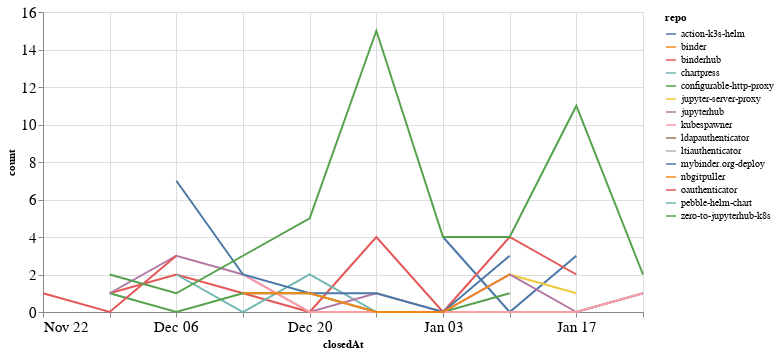

The notebook cell this image was saved under:
### Code cell
closed_by_time = closed_by.groupby('repo').resample('W', on='closedAt').count()['author'].reset_index()
closed_by_time = closed_by_time.rename(columns={'author': 'count'})

alt.Chart(closed_by_time, width=600).mark_line().encode(
    x='closedAt',
    y='count',
    color='repo',
    tooltip="repo"
)

### Figure 1 — Vega-Lite specification as saved in the notebook (floating-point values rounded to 4 significant figures)
{"config": {"axisLeft": {"labelFontSize": 15}, "axisBottom": {"labelFontSize": 15}}, "data": {"name": "data-c5bb15a0c4761b92286e00ff2bd978c8"}, "mark": "line", "encoding": {"color": {"type": "nominal", "field": "repo"}, "tooltip": {"type": "nominal", "field": "repo"}, "x": {"type": "temporal", "field": "closedAt"}, "y": {"type": "quantitative", "field": "count"}}, "width": 600, "$schema": "https://vega.github.io/schema/vega-lite/v4.8.1.json", "datasets": {"data-c5bb15a0c4761b92286e00ff2bd978c8": [{"repo": "action-k3s-helm", "closedAt": "2021-01-03T00:00:00", "count": 4}, {"repo": "action-k3s-helm", "closedAt": "2021-01-10T00:00:00", "count": 0}, {"repo": "action-k3s-helm", "closedAt": "2021-01-17T00:00:00", "count": 3}, {"repo": "binder", "closedAt": "2020-11-29T00:00:00", "count": 1}, {"repo": "binderhub", "closedAt": "2020-11-29T00:00:00", "count": 1}, {"repo": "binderhub", "closedAt": "2020-12-06T00:00:00", "count": 2}, {"repo": "binderhub", "closedAt": "2020-12-13T00:00:00", "count": 1}, {"repo": "binderhub", "closedAt": "2020-12-20T00:00:00", "count": 0}, {"repo": "binderhub", "closedAt": "2020-12-27T00:00:00", "count": 4}, {"repo": "binderhub", "closedAt": "2021-01-03T00:00:00", "count": 0}, {"repo": "binderhub", "closedAt": "2021-01-10T00:00:00", "count": 4}, {"repo": "binderhub", "closedAt": "2021-01-17T00:00:00", "count": 2}, {"repo": "chartpress", "closedAt": "2020-12-06T00:00:00", "count": 2}, {"repo": "chartpress", "closedAt": "2020-12-13T00:00:00", "count": 0}, {"repo": "chartpress", "closedAt": "2020-12-20T00:00:00", "count": 2}, {"repo": "chartpress", "closedAt": "2020-12-27T00:00:00", "count": 0}, {"repo": "chartpress", "closedAt": "2021-01-03T00:00:00", "count": 0}, {"repo": "chartpress", "closedAt": "2021-01-10T00:00:00", "count": 0}, {"repo": "chartpress", "closedAt": "2021-01-17T00:00:00", "count": 0}, {"repo": "chartpress", "closedAt": "2021-01-24T00:00:00", "count": 1}, {"repo": "configurable-http-proxy", "closedAt": "2020-11-29T00:00:00", "count": 1}, {"repo": "configurable-http-proxy", "closedAt": "2020-12-06T00:00:00", "count": 0}, {"repo": "configurable-http-proxy", "closedAt": "2020-12-13T00:00:00", "count": 1}, {"repo": "configurable-http-proxy", "closedAt": "2020-12-20T00:00:00", "count": 1}, {"repo": "configurable-http-proxy", "closedAt": "2020-12-27T00:00:00", "count": 0}, {"repo": "configurable-http-proxy", "closedAt": "2021-01-03T00:00:00", "count": 0}, {"repo": "configurable-http-proxy", "closedAt": "2021-01-10T00:00:00", "count": 1}, {"repo": "jupyter-server-proxy", "closedAt": "2021-01-10T00:00:00", "count": 2}, {"repo": "jupyter-server-proxy", "closedAt": "2021-01-17T00:00:00", "count": 1}, {"repo": "jupyterhub", "closedAt": "2020-11-29T00:00:00", "count": 1}, {"repo": "jupyterhub", "closedAt": "2020-12-06T00:00:00", "count": 3}, {"repo": "jupyterhub", "closedAt": "2020-12-13T00:00:00", "count": 2}, {"repo": "jupyterhub", "closedAt": "2020-12-20T00:00:00", "count": 0}, {"repo": "jupyterhub", "closedAt": "2020-12-27T00:00:00", "count": 1}, {"repo": "jupyterhub", "closedAt": "2021-01-03T00:00:00", "count": 0}, {"repo": "jupyterhub", "closedAt": "2021-01-10T00:00:00", "count": 2}, {"repo": "jupyterhub", "closedAt": "2021-01-17T00:00:00", "count": 0}, {"repo": "jupyterhub", "closedAt": "2021-01-24T00:00:00", "count": 1}, {"repo": "kubespawner", "closedAt": "2020-12-13T00:00:00", "count": 2}, {"repo": "kubespawner", "closedAt": "2020-12-20T00:00:00", "count": 0}, {"repo": "kubespawner", "closedAt": "2020-12-27T00:00:00", "count": 0}, {"repo": "kubespawner", "closedAt": "2021-01-03T00:00:00", "count": 0}, {"repo": "kubespawner", "closedAt": "2021-01-10T00:00:00", "count": 0}, {"repo": "kubespawner", "closedAt": "2021-01-17T00:00:00", "count": 0}, {"repo": "kubespawner", "closedAt": "2021-01-24T00:00:00", "count": 1}, {"repo": "ldapauthenticator", "closedAt": "2020-12-13T00:00:00", "count": 1}, {"repo": "ltiauthenticator", "closedAt": "2020-12-06T00:00:00", "count": 1}, {"repo": "mybinder.org-deploy", "closedAt": "2020-12-06T00:00:00", "count": 7}, {"repo": "mybinder.org-deploy", "closedAt": "2020-12-13T00:00:00", "count": 2}, {"repo": "mybinder.org-deploy", "closedAt": "2020-12-20T00:00:00", "count": 1}, {"repo": "mybinder.org-deploy", "closedAt": "2020-12-27T00:00:00", "count": 1}, {"repo": "mybinder.org-deploy", "closedAt": "2021-01-03T00:00:00", "count": 0}, {"repo": "mybinder.org-deploy", "closedAt": "2021-01-10T00:00:00", "count": 3}, {"repo": "nbgitpuller", "closedAt": "2020-12-13T00:00:00", "count": 1}, {"repo": "nbgitpuller", "closedAt": "2020-12-20T00:00:00", "count": 1}, {"repo": "nbgitpuller", "closedAt": "2020-12-27T00:00:00", "count": 0}, {"repo": "nbgitpuller", "closedAt": "2021-01-03T00:00:00", "count": 0}, {"repo": "nbgitpuller", "closedAt": "2021-01-10T00:00:00", "count": 2}, {"repo": "oauthenticator", "closedAt": "2020-11-22T00:00:00", "count": 1}, {"repo": "oauthenticator", "closedAt": "2020-11-29T00:00:00", "count": 0}, {"repo": "oauthenticator", "closedAt": "2020-12-06T00:00:00", "count": 3}, {"repo": "pebble-helm-chart", "closedAt": "2020-12-13T00:00:00", "count": 1}, {"repo": "zero-to-jupyterhub-k8s", "closedAt": "2020-11-29T00:00:00", "count": 2}, {"repo": "zero-to-jupyterhub-k8s", "closedAt": "2020-12-06T00:00:00", "count": 1}, {"repo": "zero-to-jupyterhub-k8s", "closedAt": "2020-12-13T00:00:00", "count": 3}, {"repo": "zero-to-jupyterhub-k8s", "closedAt": "2020-12-20T00:00:00", "count": 5}, {"repo": "zero-to-jupyterhub-k8s", "closedAt": "2020-12-27T00:00:00", "count": 15}, {"repo": "zero-to-jupyterhub-k8s", "closedAt": "2021-01-03T00:00:00", "count": 4}, {"repo": "zero-to-jupyterhub-k8s", "closedAt": "2021-01-10T00:00:00", "count": 4}, {"repo": "zero-to-jupyterhub-k8s", "closedAt": "2021-01-17T00:00:00", "count": 11}, {"repo": "zero-to-jupyterhub-k8s", "closedAt": "2021-01-24T00:00:00", "count": 2}]}}
